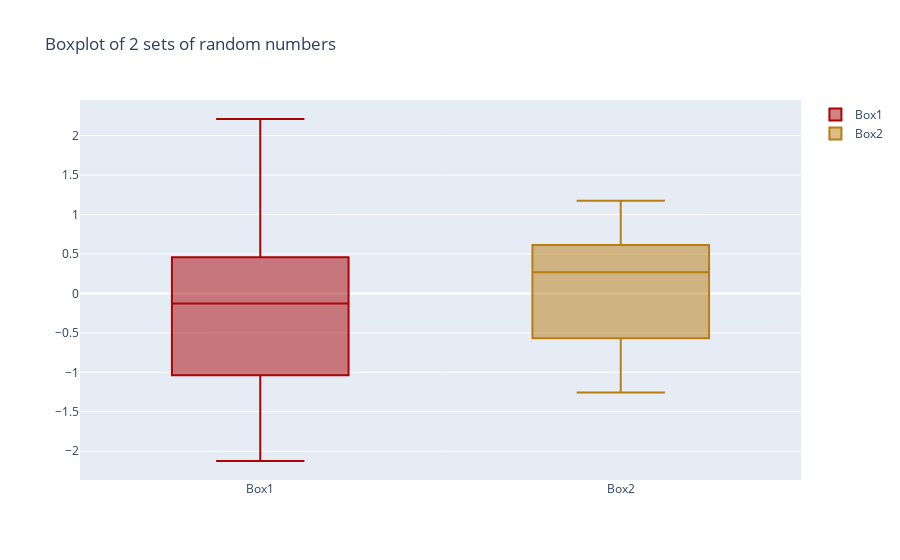

Notebook source saved alongside this figure:
### Code cell
#np.random.seed(10) # Set seed for reproducibility
n = 10
r1 = np.random.randn(n)
r2 = np.random.randn(n)
print(min(r1))
print(max(r1))

trace0 = go.Box(
    y=r1,
    name = 'Box1',
    marker = dict(
        color = '#AA0505',
    )
)
trace1 = go.Box(
    y=r2,
    name = 'Box2',
    marker = dict(
        color = '#B97D10',
    )
)
data = [trace0, trace1]
layout = go.Layout(title = "Boxplot of 2 sets of random numbers")
fig = go.Figure(data= data, layout=layout)
iplot(fig)

### Figure 1 — Plotly figure (JSON) as saved in the notebook; plotly's stock layout.template omitted (floating-point values rounded to 4 significant figures)
{"data": [{"marker": {"color": "#AA0505"}, "name": "Box1", "type": "box", "y": [-1.037, 2.211, 0.8966, 0.3228, -2.124, -1.635, -0.2564, -0.0004012, -0.9874, 0.4598]}, {"marker": {"color": "#B97D10"}, "name": "Box2", "type": "box", "y": [0.6149, -0.2741, 0.7096, -1.256, -0.5682, 1.173, -0.7148, 0.5904, 0.1073, 0.4289]}], "layout": {"title": {"text": "Boxplot of 2 sets of random numbers"}}}
